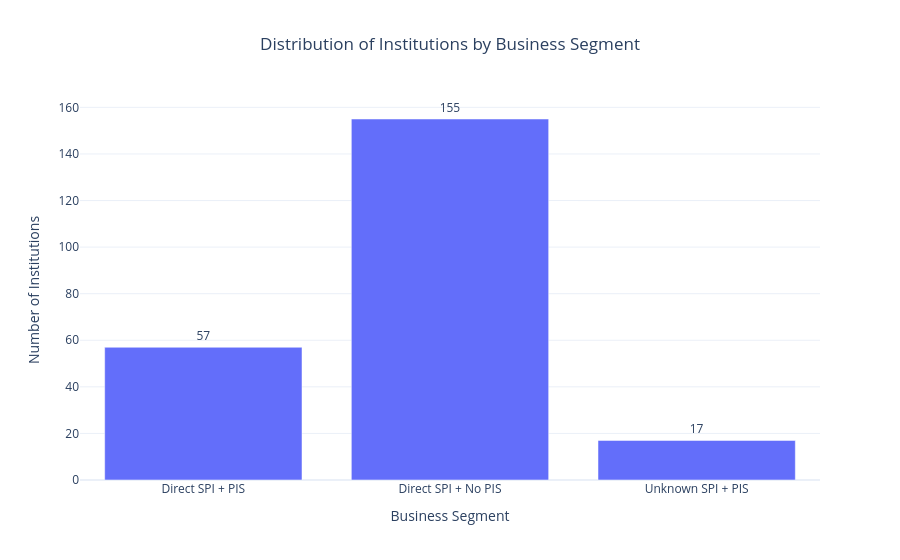

The cell this chart's notebook holds for it:
### Markdown cell above
## Executive Summary

The data cleaning and segmentation process resulted in three actionable business segments.

The largest group consists of confirmed Direct SPI participants without Payment Initiation Service (PIS), followed by Direct SPI participants that operate as Payment Initiation Service Providers. A smaller group includes institutions with unknown SPI participation status but confirmed Payment Initiation Service.

These segments provide a structured view of the market and can support commercial prioritization and targeted outreach strategies.

### Code cell
import plotly.express as px

fig = px.bar(
    segment_summary,
    x="Segment",
    y="Institutions",
    text="Institutions",
    title="Distribution of Institutions by Business Segment"
)

fig.update_traces(textposition="outside")

fig.update_layout(
    title_x=0.5,
    xaxis_title="Business Segment",
    yaxis_title="Number of Institutions",
    template="plotly_white"
)

fig.show()

### Figure 1 — Plotly figure (JSON) as saved in the notebook; plotly's stock layout.template omitted (floating-point values rounded to 4 significant figures)
{"data": [{"hovertemplate": "Segment=%{x}<br>Institutions=%{text}<extra></extra>", "legendgroup": "", "marker": {"color": "#636efa", "pattern": {"shape": ""}}, "name": "", "orientation": "v", "showlegend": false, "text": [57.0, 155.0, 17.0], "textposition": "outside", "type": "bar", "x": ["Direct SPI + PIS", "Direct SPI + No PIS", "Unknown SPI + PIS"], "xaxis": "x", "y": [57, 155, 17], "yaxis": "y"}], "layout": {"barmode": "relative", "legend": {"tracegroupgap": 0}, "title": {"text": "Distribution of Institutions by Business Segment", "x": 0.5}, "xaxis": {"anchor": "y", "domain": [0, 1], "title": {"text": "Business Segment"}}, "yaxis": {"anchor": "x", "domain": [0, 1], "title": {"text": "Number of Institutions"}}}}
